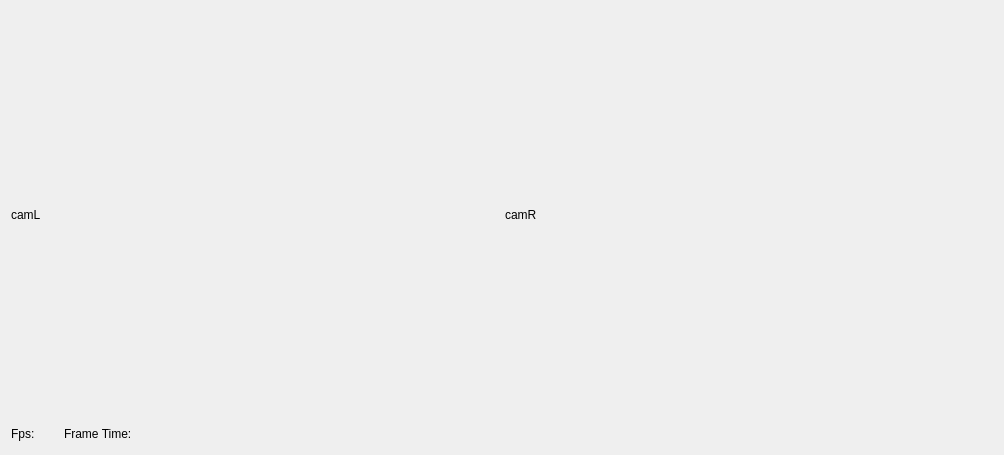
<?xml version="1.0" encoding="UTF-8"?>
<ui version="4.0">
 <class>Form</class>
 <widget class="QWidget" name="Form">
  <property name="geometry">
   <rect>
    <x>0</x>
    <y>0</y>
    <width>1004</width>
    <height>455</height>
   </rect>
  </property>
  <property name="sizePolicy">
   <sizepolicy hsizetype="MinimumExpanding" vsizetype="MinimumExpanding">
    <horstretch>0</horstretch>
    <verstretch>0</verstretch>
   </sizepolicy>
  </property>
  <property name="windowTitle">
   <string>Form</string>
  </property>
  <layout class="QVBoxLayout" name="verticalLayout">
   <item>
    <layout class="QHBoxLayout" name="horizontalLayout">
     <item>
      <widget class="QLabel" name="camL">
       <property name="sizePolicy">
        <sizepolicy hsizetype="MinimumExpanding" vsizetype="MinimumExpanding">
         <horstretch>0</horstretch>
         <verstretch>0</verstretch>
        </sizepolicy>
       </property>
       <property name="text">
        <string>camL</string>
       </property>
      </widget>
     </item>
     <item>
      <widget class="QLabel" name="camR">
       <property name="sizePolicy">
        <sizepolicy hsizetype="MinimumExpanding" vsizetype="MinimumExpanding">
         <horstretch>0</horstretch>
         <verstretch>0</verstretch>
        </sizepolicy>
       </property>
       <property name="text">
        <string>camR</string>
       </property>
      </widget>
     </item>
    </layout>
   </item>
   <item>
    <layout class="QHBoxLayout" name="horizontalLayout_2">
     <item>
      <widget class="QLabel" name="fpsLabel">
       <property name="text">
        <string>Fps: </string>
       </property>
      </widget>
     </item>
     <item>
      <spacer name="horizontalSpacer_2">
       <property name="orientation">
        <enum>Qt::Orientation::Horizontal</enum>
       </property>
       <property name="sizeType">
        <enum>QSizePolicy::Policy::Maximum</enum>
       </property>
       <property name="sizeHint" stdset="0">
        <size>
         <width>20</width>
         <height>20</height>
        </size>
       </property>
      </spacer>
     </item>
     <item>
      <widget class="QLabel" name="frameTimeLabel">
       <property name="text">
        <string>Frame Time: </string>
       </property>
      </widget>
     </item>
     <item>
      <spacer name="horizontalSpacer">
       <property name="orientation">
        <enum>Qt::Orientation::Horizontal</enum>
       </property>
       <property name="sizeHint" stdset="0">
        <size>
         <width>40</width>
         <height>20</height>
        </size>
       </property>
      </spacer>
     </item>
    </layout>
   </item>
  </layout>
 </widget>
 <resources/>
 <connections/>
</ui>
